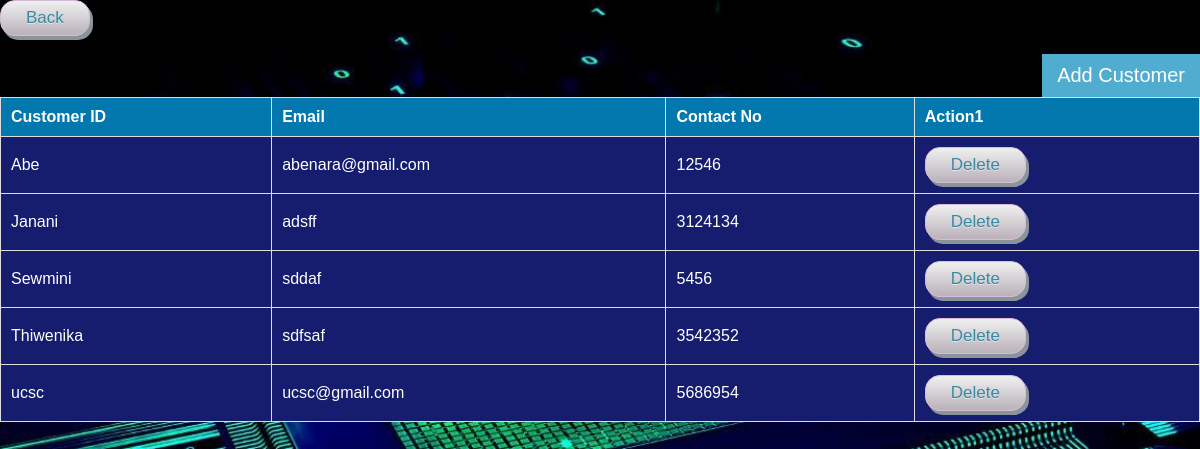
/admin/customerdetails.php (signed in), run on the app's committed database.
### tables this page shows
CREATE TABLE IF NOT EXISTS `customer` (
  `customer_id` varchar(20) NOT NULL COMMENT 'A01',
  `first_name` varchar(60) NOT NULL,
  `last_name` varchar(60) NOT NULL,
  `email` varchar(60) NOT NULL,
  `contact_no` int(20) NOT NULL,
  `address` varchar(60) NOT NULL,
  `password` varchar(20) NOT NULL,
  `position` varchar(20) NOT NULL,
  PRIMARY KEY (`customer_id`)
);

### admin/customerdetails.php (the view, shortened to what this page needs)
<?php
    include_once 'connect.php';
?>
<html>
    <head>
        <link rel="stylesheet" type="text/css" href="../dashboard/dashboard.css">
    </head>
    <body class="body1">
    <a href="dashboard3.php"><button class="detail" >Back</button></a><br ><br >
        <button class="createbtn" onclick="openForm()">Add Customer</button>
         <div class="details1">
            <table class="details">
                <tr>
                    <th>Customer ID</th>
                    <th>Email</th>
                    <th>Contact No</th>
                    <th>Action1</th>
                </tr>
                <?php
                        $result = mysqli_query($conn,"SELECT customer_id,email,contact_no FROM customer");
                        while($row = mysqli_fetch_array($result)) {
                    ?>
                        <tr class="details2">
                        <td><?php echo $row["customer_id"]; ?></td>
                        <td><?php echo $row["email"]; ?></td>
                        <td><?php echo $row["contact_no"]; ?></td>
                        <td><a href="delete-process.php?customer_id=<?php echo $row["customer_id"]; ?>"><button class="detail">Delete</button></a></td>
                        </tr>
                    <?php
                    }
                    ?>
            </table>
    </body>
    </html>

### dashboard/dashboard.css (style rules this page uses)
body { margin:0; padding:0; background-size:cover; background-position:center; font-family:sans-serif; }
.createbtn { font-size: 20px; cursor: pointer; background-color: #51adcf; color: white; padding: 10px 15px; border: none; float:right; }
a { color: dodgerblue; }
.details { font-family: Arial, Helvetica, sans-serif; border-collapse: collapse; width: 100%; }
.details th { padding-top: 12px; padding-bottom: 12px; text-align: left; background-color: #0278ae; color: white; }
.details tr { padding-top: 12px; padding-bottom: 12px; text-align: left; background-color: #161d6f; color: white; }
.details th,.details td { border:1px solid #ddd; padding: 10px; text-align: justify; }
.details1 { width: 100%; }
.detail { box-shadow: 3px 4px 0px 0px #899599; background:linear-gradient(to bottom, #ededed 5%, #bab1ba 100%); background-color:#ededed; border-radius:15px; border:1px solid #d6bcd6; display:inline-block; cursor:pointer; color:#3a8a9e; font-family:Arial; font-size:17px; padding:7px 25px; text-decoration:none; text-shadow:0px 1px 0px #e1e2ed; }

### admin/customerdetails.php (style rules this page uses)
body { background-image: url('../home/images/bg3.jpg'); }

### data on the page
customer: customer_id "Abe", email "abenara@gmail.com", contact_no "12546"
customer: customer_id "Janani", email "adsff", contact_no "3124134"
customer: customer_id "Sewmini", email "sddaf", contact_no "5456"
customer: customer_id "Thiwenika", email "sdfsaf", contact_no "3542352"
customer: customer_id "ucsc", email "ucsc@gmail.com", contact_no "5686954"
